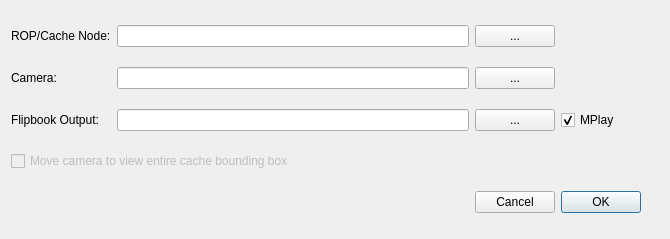
<?xml version="1.0" encoding="UTF-8"?>
<ui version="4.0">
 <class>Dialog</class>
 <widget class="QDialog" name="Dialog">
  <property name="geometry">
   <rect>
    <x>0</x>
    <y>0</y>
    <width>670</width>
    <height>239</height>
   </rect>
  </property>
  <property name="windowTitle">
   <string>Cache and Flipbook</string>
  </property>
  <layout class="QGridLayout" name="gridLayout">
   <item row="1" column="2">
    <widget class="QPushButton" name="BTN_camNode">
     <property name="text">
      <string>...</string>
     </property>
    </widget>
   </item>
   <item row="2" column="2">
    <widget class="QPushButton" name="BTN_flipOutput">
     <property name="text">
      <string>...</string>
     </property>
    </widget>
   </item>
   <item row="5" column="0" colspan="7">
    <widget class="QCheckBox" name="CHK_moveCam">
     <property name="enabled">
      <bool>false</bool>
     </property>
     <property name="toolTip">
      <string>If checked, moves the selected camera so that the last frame in the cache is fully visible in frame</string>
     </property>
     <property name="text">
      <string>Move camera to view entire cache bounding box</string>
     </property>
    </widget>
   </item>
   <item row="0" column="2">
    <widget class="QPushButton" name="BTN_ropNode">
     <property name="text">
      <string>...</string>
     </property>
    </widget>
   </item>
   <item row="1" column="1">
    <widget class="QLineEdit" name="LNE_camNode">
     <property name="maximumSize">
      <size>
       <width>16777215</width>
       <height>16777215</height>
      </size>
     </property>
     <property name="toolTip">
      <string>The camera to flipbook from</string>
     </property>
    </widget>
   </item>
   <item row="2" column="1">
    <widget class="QLineEdit" name="LNE_flipOutput">
     <property name="maximumSize">
      <size>
       <width>16777215</width>
       <height>16777215</height>
      </size>
     </property>
     <property name="toolTip">
      <string>The file location where the flipbook frames will be outputted to</string>
     </property>
    </widget>
   </item>
   <item row="0" column="0">
    <widget class="QLabel" name="label">
     <property name="toolTip">
      <string>The ROP or File Cache to execute the cache for</string>
     </property>
     <property name="text">
      <string>ROP/Cache Node:</string>
     </property>
    </widget>
   </item>
   <item row="2" column="3">
    <widget class="QCheckBox" name="CHK_useMplay">
     <property name="toolTip">
      <string>If checked, will output to the MPlay window rather than a file sequence</string>
     </property>
     <property name="text">
      <string>MPlay</string>
     </property>
     <property name="checked">
      <bool>true</bool>
     </property>
    </widget>
   </item>
   <item row="2" column="0">
    <widget class="QLabel" name="label_3">
     <property name="toolTip">
      <string>The file location where the flipbook frames will be outputted to</string>
     </property>
     <property name="text">
      <string>Flipbook Output:</string>
     </property>
    </widget>
   </item>
   <item row="0" column="1">
    <widget class="QLineEdit" name="LNE_ropNode">
     <property name="maximumSize">
      <size>
       <width>16777215</width>
       <height>16777215</height>
      </size>
     </property>
     <property name="toolTip">
      <string>The ROP or File Cache to execute the cache for</string>
     </property>
    </widget>
   </item>
   <item row="1" column="0">
    <widget class="QLabel" name="label_2">
     <property name="toolTip">
      <string>The camera to flipbook from</string>
     </property>
     <property name="text">
      <string>Camera:</string>
     </property>
    </widget>
   </item>
   <item row="6" column="3">
    <widget class="QPushButton" name="BTN_ok">
     <property name="text">
      <string>OK</string>
     </property>
     <property name="default">
      <bool>true</bool>
     </property>
    </widget>
   </item>
   <item row="6" column="2">
    <widget class="QPushButton" name="BTN_cancel">
     <property name="text">
      <string>Cancel</string>
     </property>
     <property name="autoDefault">
      <bool>false</bool>
     </property>
    </widget>
   </item>
  </layout>
 </widget>
 <resources/>
 <connections/>
</ui>
